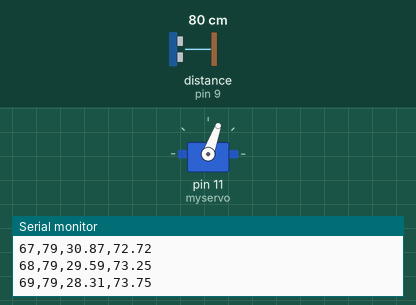
Recording of a sketch running on a simulated Arduino Uno, built with avr-gcc and run on an emulated ATmega328P. Parts: servo, the last lines printed to the serial monitor. Wiring (inferred from the names in the program): ultrasonic range finder: trigger pin 8; echo pin 9. The test bench sets the inputs (shaded band); at power-on: distance to the obstacle (sensor on pin 9) 80 cm. The echo pulse lasts 58.3 µs per cm.

Above: at 1.2 s.
1.3 s: distance to the obstacle (sensor on pin 9) set to 2 cm
At 1.66 s:
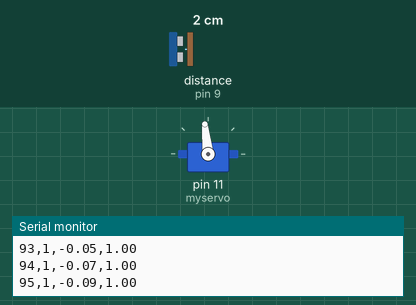
4.3 s: distance to the obstacle (sensor on pin 9) set to 4 cm
At 4.73 s:
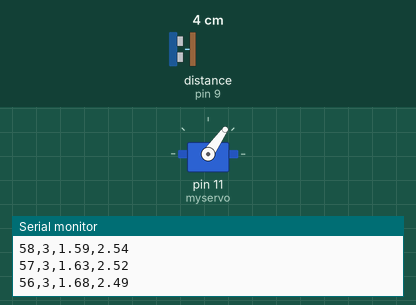
Timing chart, 0 to 16.3 s (numbered marks = the images above; inputs shaded):
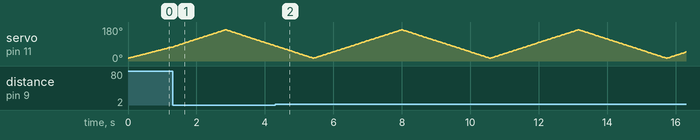

The sketch:

test.ino
```cpp
#include <Servo.h>
#include <math.h>

#define trigPin 8
#define echoPin 9

long duration;
int distance;

Servo myservo;

const int minAngle = 15;
const int maxAngle = 165;
const int timeoutUs = 15000; // timeout for roughly 250 cm

int calculateDistance() {
  digitalWrite(trigPin, LOW);
  delayMicroseconds(2);
  digitalWrite(trigPin, HIGH);
  delayMicroseconds(10);
  digitalWrite(trigPin, LOW);

  duration = pulseIn(echoPin, HIGH, timeoutUs);

  // If no echo is received, set distance to 250 cm
  if (duration == 0) {
    return 250;
  } else {
    return duration * 0.034 / 2;
  }
}

void setup() {
  pinMode(trigPin, OUTPUT);
  pinMode(echoPin, INPUT);
  myservo.attach(11);
  Serial.begin(115200);
}

void loop() {
  // Sweep from minAngle to maxAngle
  for (int i = minAngle; i <= maxAngle; i++) {
    myservo.write(i);
    delay(15);  // allow the servo to reach the position
    int d = calculateDistance();

    Serial.print(i);
    Serial.print(",");
    Serial.print(d);

    float x = 0, y = 0;
    if (d < 250) { // Calculate only if distance is valid
      float angleRad = i * M_PI / 180.0;
      x = d * cos(angleRad);
      y = d * sin(angleRad);
    }
    Serial.print(",");
    Serial.print(x);
    Serial.print(",");
    Serial.print(y);
    Serial.println();
  }

  // Sweep back from maxAngle to minAngle
  for (int i = maxAngle; i >= minAngle; i--) {
    myservo.write(i);
    delay(15);
    int d = calculateDistance();

    Serial.print(i);
    Serial.print(",");
    Serial.print(d);

    float x = 0, y = 0;
    if (d < 250) { // Calculate only if distance is valid
      float angleRad = i * M_PI / 180.0;
      x = d * cos(angleRad);
      y = d * sin(angleRad);
    }
    Serial.print(",");
    Serial.print(x);
    Serial.print(",");
    Serial.print(y);
    Serial.println();
  }
}
```
